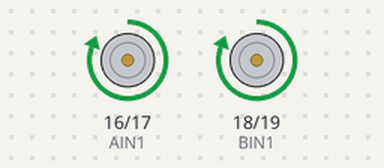
Simulated run of this sketch. Board: Arduino Mega 2560, built with avr-gcc and run on an emulated ATmega2560. On the bench: motor-driver pin pairs drawn as motors (green arrow = first pin HIGH = forward, orange = second pin HIGH = backward, longer = more drive, scaled by the enable pin).

Above: at 1.3 s.
At 3.6 s:
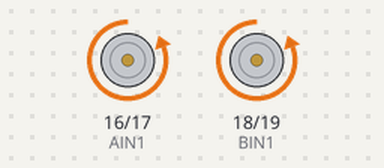
At 5.6 s:
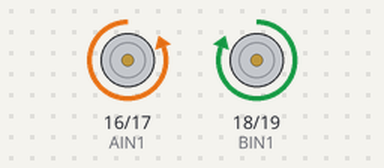
At 9.3 s:
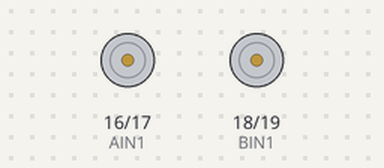
Timing chart, 0 to 13.6 s (numbered marks = the images above):
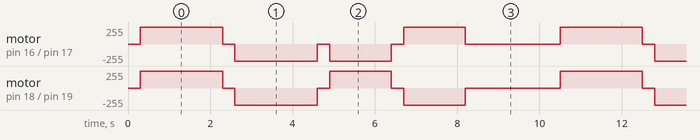

Measured:
- by itself, motor on pin 16 (AIN1) / pin 17 (AIN2): repeats every 10.2 s: stopped 0.30 s, backward 255/255 2.0 s, stopped 0.30 s, backward 255/255 1.5 s, stopped 0.30 s, forward 255/255 1.5 s, stopped 2.3 s, forward 255/255 2.0 s
- by itself, motor on pin 18 (BIN1) / pin 19 (BIN2): repeats every 10.2 s: stopped 0.30 s, backward 255/255 2.0 s, stopped 0.30 s, forward 255/255 1.5 s, stopped 0.30 s, backward 255/255 1.5 s, stopped 2.3 s, forward 255/255 2.0 s

The sketch:

prueba1.ino
```cpp
const int AIN1 = 16, AIN2 = 17, PWMA = 22;
const int BIN1 = 18, BIN2 = 19, PWMB = 23;
const int VEL = 180;  // velocidad de 0 a 255

void motores(int a1, int a2, int b1, int b2, int v) {
  digitalWrite(AIN1, a1); digitalWrite(AIN2, a2);
  digitalWrite(BIN1, b1); digitalWrite(BIN2, b2);
  analogWrite(PWMA, v);   analogWrite(PWMB, v);
}
void parar()     { motores(LOW, LOW, LOW, LOW, 0); delay(300); }
void adelante()  { motores(HIGH, LOW, HIGH, LOW, VEL); }
void atras()     { motores(LOW, HIGH, LOW, HIGH, VEL); }
void izquierda() { motores(LOW, HIGH, HIGH, LOW, VEL); }
void derecha()   { motores(HIGH, LOW, LOW, HIGH, VEL); }

void setup() {
  int pines[] = {16, 17, 18, 19, 22, 23};
  for (int p : pines) pinMode(p, OUTPUT);
  parar();
}
void loop() {
  adelante();  delay(2000); parar();
  atras();     delay(2000); parar();
  izquierda(); delay(1500); parar();
  derecha();   delay(1500); parar();
  delay(2000);
}
```
